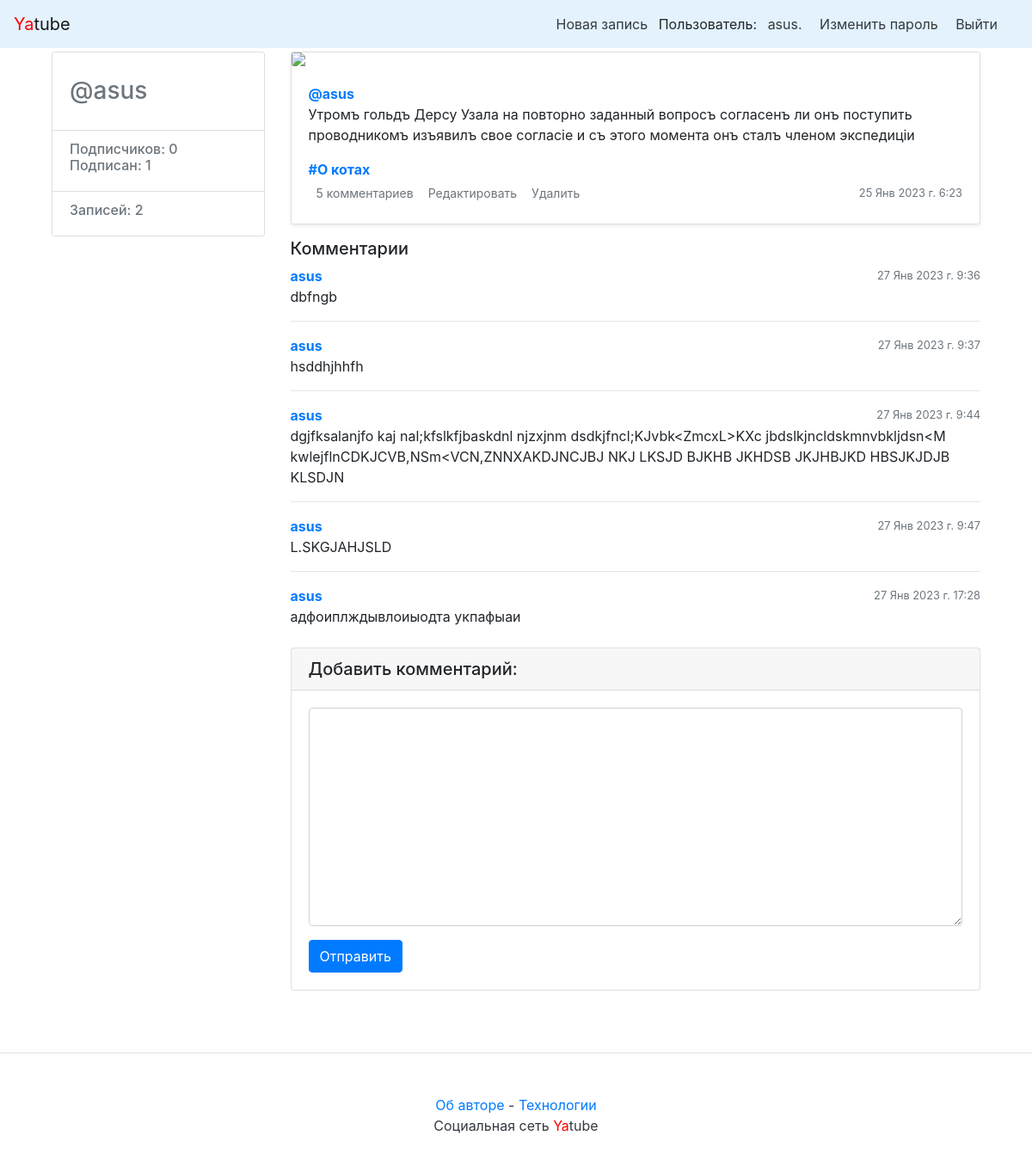
Screenshot of /asus/45/ (signed in) with the database file from the repository.
### posts/models.py (models this page shows, shortened)
class Post(models.Model):
    objects = None
    text = models.TextField(verbose_name='Текст')
    pub_date = models.DateTimeField("date published", auto_now_add=True)
    author = models.ForeignKey(
        User,
        on_delete=models.CASCADE,
        related_name="posts",
        verbose_name='Автор'
    )
    group = models.ForeignKey(
        'Group',
        on_delete=models.CASCADE,
        related_name="posts", blank=True,
        null=True,
        verbose_name='Группа'
    )
    image = models.ImageField(
        upload_to='posts/%Y/%m/%d/',
        blank=True,
        null=True,
        verbose_name='Изображение'
    )
    class Meta:
        ordering = ['-pub_date']
        verbose_name = 'Пост'
        verbose_name_plural = 'Посты'

class Group(models.Model):
    title = models.CharField(max_length=200, verbose_name='Название группы')
    slug = models.SlugField(unique=True, verbose_name='URL адрес/')
    description = models.TextField(verbose_name='Описание группы')
    class Meta:
        verbose_name = 'Группа'
        verbose_name_plural = 'Группы'

class Comment(models.Model):
    post = models.ForeignKey(
        Post,
        on_delete=models.CASCADE,
        related_name="comments",
        verbose_name='Пост'
    )
    author = models.ForeignKey(
        User,
        on_delete=models.CASCADE,
        related_name="comments",
        verbose_name='Автор'
    )
    text = models.TextField(verbose_name='Текст')
    created = models.DateTimeField("comment_created", auto_now_add=True)
    class Meta:
        verbose_name = 'Комментарий'
        verbose_name_plural = 'Комментарии'

### posts/views.py (the view)
# urls.py: path('<str:username>/<int:post_id>/', views.post_view, name='post'),
def post_view(request, username, post_id):
    author = get_object_or_404(User, username=username)
    post = get_object_or_404(Post, author=author, pk=post_id)
    items = post.comments.all()
    form = CommentForm()
    following = Follow.objects.filter(author=author)
    return render(request, 'post.html', {
            'author': author,
            'post': post,
            'items': items,
            'form': form,
            'following': following
    })

### posts/forms.py
class CommentForm(forms.ModelForm):
    text = forms.CharField(widget=forms.Textarea)
    class Meta:
        model = Comment
        fields = ("text",)

### posts/context_processors.py (called while the page is built)
def year(request):
    years = datetime.now().year
    return {'year': years}

### users/templatetags/user_filters.py (called while the page is built)
@register.filter
def addclass(field, css):
        return field.as_widget(attrs={"class": css})

### templates/post.html (shortened to what this page needs)
{% extends "base.html" %}
{% block content %}
<main role="main" class="container">
    <div class="row">
        <div class="col-md-3 mb-3 mt-1">
            {% include 'profile_container.html' %}
        </div>
        <div class="col-md-9">
            {% include "post_item.html" with post=post %}
            {% include 'comments.html' %}
        </div>
    </div>
</main>
{% endblock %}

### templates/nav.html
<nav class="navbar navbar-light" style="background-color: #e3f2fd;">
    <a class="navbar-brand" href="/"><span style="color:red">Ya</span>tube</a>
    <nav class="my-2 my-md-0 mr-md-3">
        {% if user.is_authenticated %}
            <a class="p-2 text-dark" href="{% url 'new_post' %}">Новая запись</a>
            Пользователь: <a class="p-2 text-dark" href="{% url 'profile' user.username %}">{{ user.username }}.</a>
            <a class="p-2 text-dark" href="{% url 'password_change' %}">Изменить пароль</a>
            <a class="p-2 text-dark" href="{% url 'logout' %}">Выйти</a>
        {% else %}
            <a class="p-2 text-dark" href="{% url 'login' %}">Войти</a> |
            <a class="p-2 text-dark" href="{% url 'signup' %}">Регистрация</a>
        {% endif %}
    </nav>
</nav>

### templates/profile_container.html (shortened to what this page needs)
<div class="card">
    <div class="card-body">
        <div class="h3 text-muted">
             @{{ author.username }}
        </div>
    </div>
    <ul class="list-group list-group-flush">
        <li class="list-group-item">
                <div class="h6 text-muted">
                Подписчиков: {{ author.following.count }} <br />
                Подписан: {{ author.follower.count }}
                </div>
        </li>
        <li class="list-group-item">
                <div class="h6 text-muted">
                    Записей: {{ author.posts.count }}
                </div>
        </li>
    </ul>
</div>

### templates/post_item.html
<div class="card mb-3 mt-1 shadow-sm">
    {% load thumbnail %}
    {% thumbnail post.image "960x339" crop="center" upscale=True as im %}
    <img class="card-img" src="{{ im.url }}" />
    {% endthumbnail %}
    <div class="card-body">
        <p class="card-text">
            <a name="post_{{ post.id }}" href="{% url 'profile' post.author.username %}">
                <strong class="d-block text-gray-dark">@{{ post.author }}</strong>
            </a>
            {{ post.text|linebreaksbr }}
        </p>
        {% if post.group %}
        <a class="card-link muted" href="{% url 'group' post.group.slug %}">
                <strong class="d-block text-gray-dark">#{{ post.group.title }}</strong>
        </a>
        {% endif %}
        <div class="d-flex justify-content-between align-items-center">
            <div class="btn-group ">
                <a class="btn btn-sm text-muted" href="{% url 'post' post.author.username post.id %}" role="button">
                    {% if post.comments.exists %}
                        {{ post.comments.count }} комментариев
                    {% else%}
                        Добавить комментарий
                    {% endif %}
                </a>
                 {% if user == post.author %}
                     <a class="btn btn-sm text-muted" href="{% url 'post_edit' post.author.username post.id %}"
                            role="button">
                            Редактировать
                    </a>
                    <a class="btn btn-sm text-muted" href="{% url 'post_delete' post.author.username post.id %}"
                            role="button">
                            Удалить
                    </a>
                {% endif %}
            </div>
            <small class="text-muted">{{ post.pub_date|date:"d M Y г. G:i" }}</small>
        </div>
    </div>
</div>

### templates/comments.html (shortened to what this page needs)
{% load user_filters %}
<h5 class="mt-0">Комментарии</h5>
{% for item in items %}
    <div class="media-body">
        <div class="d-flex justify-content-between align-items-center">
            <div class="btn-group ">
                <strong class="d-block text-gray-dark">
                    <a href="{% url 'profile' item.author.username %}" name="comment_{{ item.id }}">
                        {{ item.author.username }}
                    </a>
                </strong>
            </div>
            <small class="text-muted">{{ item.created|date:"d M Y г. G:i" }}</small>
        </div>
        {{ item.text }}
        {% if not forloop.last %}<hr>{% endif %}
    </div>
{% endfor %}
{% if user.is_authenticated %}
<div class="card my-4">
<form
    action="{% url 'add_comment' post.author.username post.id %}"
    method="post">
    <h5 class="card-header">Добавить комментарий:</h5>
    <div class="card-body">
    <form>
        <div class="form-group">
        {{ form.text|addclass:"form-control" }}
        </div>
        <button type="submit" class="btn btn-primary">Отправить</button>
    </form>
    </div>
</form>
</div>
{% endif %}

### rows the page displays
Post: author "asus", text "Утромъ гольдъ Дерсу Узала на повторно заданный вопросъ согласенъ ли онъ поступить проводникомъ изъявилъ свое согласіе и съ этого момента онъ сталъ членом экспедиціи", group "О котах", comments.count "5", pub_date "25 Янв 2023 г. 6:23"
Comment: author.username "asus", created "27 Янв 2023 г. 9:36", text "dbfngb"
Comment: author.username "asus", created "27 Янв 2023 г. 9:37", text "hsddhjhhfh"
Comment: author.username "asus", created "27 Янв 2023 г. 9:44", text "dgjfksalanjfo kaj nal;kfslkfjbaskdnl njzxjnm dsdkjfncl;KJvbk<ZmcxL>KXc jbdslkjncldskmnvbkljdsn<M kwlejflnCDKJCVB,NSm<VCN,ZNNXAKDJNCJBJ NKJ LKSJD BJKHB JKHDSB JKJHBJKD HBSJKJDJB KLSDJN"
Comment: author.username "asus", created "27 Янв 2023 г. 9:47", text "L.SKGJAHJSLD"
Comment: author.username "asus", created "27 Янв 2023 г. 17:28", text "адфоиплждывлоиыодта укпафыаи"

### other values shown
{{ user.username }} "asus"
{{ author.username }} "asus"
{{ author.following.count }} "0"
{{ author.follower.count }} "1"
{{ author.posts.count }} "2"
